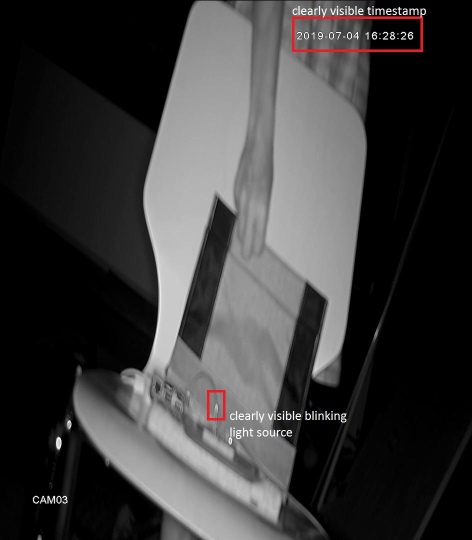
#> input picture audio_video_sync/img/eg_video_frame.jpg, 944 x 1080 px (shown at 1/2 size); its folder holds only this picture in this run
$ python -i pytesseract_trial.py   (imports and definitions only)
#> lines starting #> are read from the running program, lines starting #| are printed output that depends on the picture; after the words box and inside, x2 and y2 are one past the last pixel; in counts of white or black regions, pixels touching at a corner belong together
#!/usr/bin/env python2
# -*- coding: utf-8 -*-
"""Load a video snippet and get the time stamps from it using Pytesseract
Created on Mon Apr 29 18:00:36 2019

@author: tbeleyur
"""
import glob
import os
import time
import matplotlib.pyplot as plt
import numpy as np
import pandas as pd
import pytesseract
from PIL import Image, ImageOps
from skimage.color import rgb2gray
from skimage.filters import threshold_local
start = time.time()
# now ty the same for all the frames in this video :
#folder_path2 = os.path.join('//media//','tbeleyur//','THEJASVI_DATA_BACKUP_3//',
#                            'horseshoebat_analysis//','videoanalysis//','Clipped videos_to be shared with Vivek//',
#                            '14//')
folder_path2 = 'video_frames//'
images = sorted(glob.glob(folder_path2+'OrlovaChuka*.jpg'))


def read_text_from_images(each_img):
#> called with each_img = 'img/eg_video_frame.jpg'
    try:
        im = Image.open(each_img)
#> im is the input picture: PIL image 944x1080 RGB; mean R, G, B 59.7, 58.8, 58.9
        border = (550, 50, 70, 990) # left, up, right, bottom
        # CROP THE TIMESTAMP OUT
        cropped_img = ImageOps.crop(im, border).resize((1600,200))
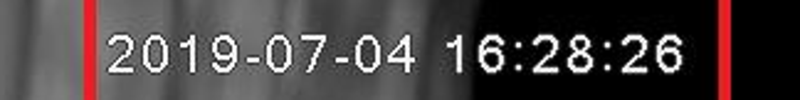
#> cropped_img: PIL image 1600x200 RGB (shown at 1/2 size); mean R, G, B 71.9, 65.6, 65.8
        P = np.array(cropped_img)
        P_mono = rgb2gray(P)
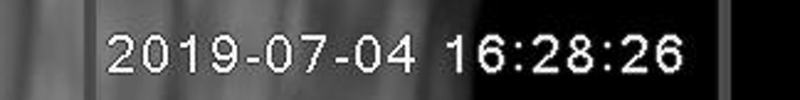
#> P_mono: shape (200, 1600) float64 (shown at 1/2 size); min 0, max 1, mean 0.263

        block_size = 11
        P_bw = threshold_local(P_mono, block_size,
                                             method='mean')
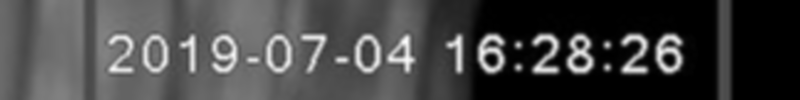
#> P_bw: shape (200, 1600) float64 (shown at 1/2 size); min -2.58e-15, max 0.967, mean 0.263; drawn with min black and max white
        thresh = 0.65
        P_bw[P_bw>=thresh] = 1
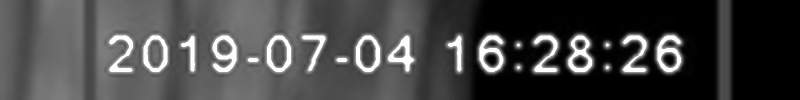
#> P_bw: shape (200, 1600) float64 (shown at 1/2 size); 5.45% of pixels changed, all inside (x1, y1, x2, y2) = (218, 71, 1362, 144); drawn with min black and max white
        P_bw[P_bw<thresh] = 0
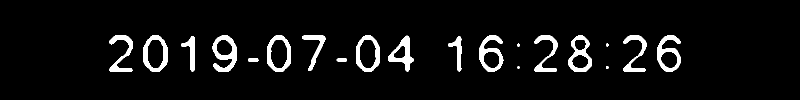
#> P_bw: shape (200, 1600) float64 (shown at 1/2 size); values 0 (black) and 1 (white), 5.5% white; 20 white regions, largest, box (x1, y1, x2, y2) and area: (425, 71, 473, 144) 1611, (959, 71, 1007, 144) 1457, (1315, 71, 1362, 144) 1454

        input_im = np.uint8(P_bw*255)


#> (the run stopped early here; a loop or call above may not have finished)
